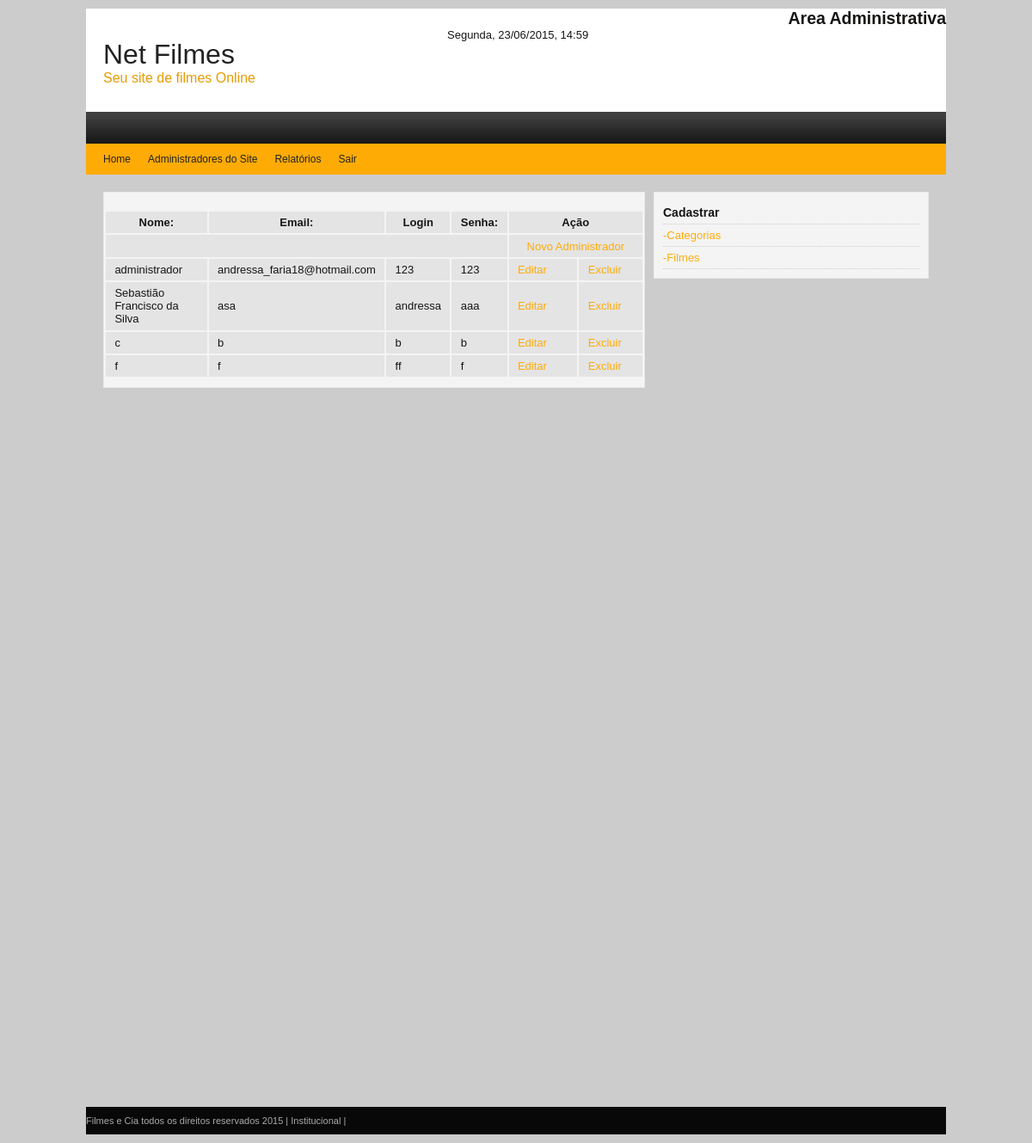
/admin/lst_usuario.php, run on the app's committed database.
### tables this page shows
CREATE TABLE IF NOT EXISTS `administracao` (
  `id_adm` bigint(20) unsigned NOT NULL AUTO_INCREMENT,
  `nome` varchar(200) NOT NULL,
  `email` varchar(200) NOT NULL,
  `login` varchar(30) NOT NULL,
  `senha` varchar(20) NOT NULL,
  PRIMARY KEY (`id_adm`),
  UNIQUE KEY `id_adm` (`id_adm`)
);

### admin/lst_usuario.php (the view, shortened to what this page needs)
<?php
	include 'cabecalho.php';
 ?>
<!DOCTYPE html PUBLIC "-//W3C//DTD XHTML 1.0 Transitional//EN" "http://www.w3.org/TR/xhtml1/DTD/xhtml1-transitional.dtd">
<html xmlns="http://www.w3.org/1999/xhtml">
	<head>
		<link href="style.css" rel="stylesheet" type="text/css" media="screen" />
	</head>
<body>
	<div id="fundo"   >
		<div id="tabzine" >
			<div id="content" >
				<div class="cover">
  					<table>
  						  <tr>
    						  <td>
                              		<b><center>Nome: </center></b>
                              </td>
      						  <td>
                              		<b><center> Email:</center></b>
                              </td>
      						  <td>
	  								<center> <b>Login</b></center>
                              </td>
	  						  <td>
	  						        <center> <b>Senha:</b></center>
                              </td>
	 						  <td colspan="2">
	  								<center> <b>A&ccedil;&atilde;o</center>
	  						  </td>
	 					 </tr>
    					 <tr>
							 <td colspan="4"></td>
							 <td colspan="3"><div align="center"><a href="NovoUsuario.php">Novo Administrador </a> </div></td>
    					</tr>
  						<?php
							$sql = mysql_query("SELECT * from administracao");
							while($coluna = mysql_fetch_array($sql)){ ?>
    					<tr>
     						 <td><?php echo $coluna['nome'];?></td>
	 			 			 <td><?php echo $coluna['email']; ?> </td>
	 						 <td><?php echo $coluna['login']; ?> </td>
	 						 <td><?php echo $coluna['senha']; ?> </td>
      						<td width="13%"><a href="lst_alterarUsuario.php?id_adm= <?php echo $coluna["id_adm"];?>">Editar</a></td>
      						<td width="12%"><a href="deleta_usuario.php?id_adm=<?php echo $coluna["id_adm"] ;?>" onclick="return confirm('Tem certeza que deseja deletar?'); return false;">Excluir</a></td>
    					</tr>
   					   <?php } ?>
  				</table>
		  </div>
     </div>
</div>
			<?php
				include 'menu.php'; ?>
    </div>
		   <?php include 'rodape.php'; ?>
</body>
</html>

### admin/cabecalho.php (shortened to what this page needs)
<!DOCTYPE html PUBLIC "-//W3C//DTD XHTML 1.0 Transitional//EN" "http://www.w3.org/TR/xhtml1/DTD/xhtml1-transitional.dtd">
<html xmlns="http://www.w3.org/1999/xhtml">
<head>
	<link href="style.css" rel="stylesheet" type="text/css" media="screen" />
</head>
<body>
	<div id="cabecalho">
		<div id="top">
			<div class="texto">
				<h1>Net Filmes</h1>
				<h2>Seu site de filmes Online</h2>
			</div>
					<h2 align="right">Area Administrativa</h2>
				<?php
                $dia_da_semana = array("Domingo","Segunda","Terça","Quarta","Quinta","Sexta","Sábado");
                $num_dia = date('w');
                $dia_extenso = $dia_da_semana[$num_dia -1];
                echo $dia_extenso.", ".date("d/m/Y").", ".date("H:i");
                ?>
			</div>
	<div id="barra"></div>
	<div id="barra2">
		<div id="menu">
			<ul>
				<li><a href="index.php">Home</a></li>
				<li><a href="lst_usuario.php">Administradores do Site</a></li>
                <li><a href="relatorio.php">Relatórios</a></li>
				<li><a href="sair.php">Sair</a></li>
			</ul>
		</div>
	</div>
</div>
</body>
</html>

### admin/menu.php (shortened to what this page needs)
<!DOCTYPE html PUBLIC "-//W3C//DTD XHTML 1.0 Transitional//EN" "http://www.w3.org/TR/xhtml1/DTD/xhtml1-transitional.dtd">
<html xmlns="http://www.w3.org/1999/xhtml">
<head>
<link href="style.css" rel="stylesheet" type="text/css" media="screen" />
</head>
<body>
<div class="right">
    <div class="featbox rounded">
        <div class="featlist ">
			<div class="fblock">
				<h3 class="sidetitl rounded">Cadastrar</h3>
    		</div>
			<div class="fblock">
	    		<a href="lst_categoria.php">-Categorias</a>
			</div>
			<div class="fblock">
	    		<a href="lst_filmes.php">-Filmes</a>
			</div>
		</div>
	  </div>
</div>
</body>
</html>

### admin/rodape.php (shortened to what this page needs)
<!DOCTYPE html PUBLIC "-//W3C//DTD XHTML 1.0 Transitional//EN" "http://www.w3.org/TR/xhtml1/DTD/xhtml1-transitional.dtd">
<html xmlns="http://www.w3.org/1999/xhtml">
<head>
</head>
<body>
	<div id="footer">
			Filmes e Cia todos os direitos reservados 2015  |
			<a href="institucional.php">Institucional	|</a>
	</div>
</body>
</html>

### admin/style.css (style rules this page uses)
html, body, div, span, h1, h2, h3, h4, h5, h6, p,cabecalho, font, ol, ul, li, fieldset, form, label, table,center, u, b, i { margin: 0px; padding: 0px; }
body { margin:0 auto; padding:0px 0px 0px 0px; background:#CCCCCC; font-family:Arial,Tahoma,Century gothic, sans-serif; color:#161514; font-size:13px; }
a { color:#FFAB06; text-decoration:none; outline:none; }
table { margin: 10px 0 10px; }
table td, table th { text-align: left; padding: .4em .8em; }
table td { background: #e4e4e4; }
#cabecalho { width:1000px; margin:10px auto; position:relative; background:#fff; }
#fundo { height:1100px; margin:auto; width:1000px; }
#top { height:120px; margin:auto; width:1000px; position:relative; }
.texto { width:400px; margin:35px 0 0 0px; height:70px; text-align:left; float:left; padding-left:20px; }
.texto h1 { font-size:32px; padding:0 0 0px 0; font-weight:normal; color:#222; }
.texto h2 { margin:0px 0px 0px 0px; font-size:16px; font-weight:normal; color: #e89b05; }
#barra { height:37px; display:block; padding:0px 0 0px 0px; font: 12px Arial,Tahoma,Century gothic,verdana, sans-serif ; font-weight:normal; background:url(images/menu.png) repeat-x; }
#barra2 { height:36px; display:block; padding:0px 0 0px 0px; font: 12px Arial, Tahoma,Century gothic,verdana, sans-serif; font-weight:normal; float:left; width:1000px; background:#ffab06; }
#menu { margin:0px 10px; padding: 0px; height:36px; overflow:hidden; }
#menu ul { float: left; list-style: none; margin: 0px; padding: 0px; }
#menu li { float: left; list-style: none; margin: 0px; padding: 0px; }
#menu li a, #menu li a:link, #menu li a:visited { color:#232323; display: block; margin: 0px; padding: 0px 10px ; line-height:36px; }
#content { float:left; width: 628px; height:100%; padding:10px 0px 0px 0px; margin:20px 0px 0px 20px; display:inline; overflow:hidden; background:#f4f4f4; border:1px solid #eaeaea; }
.right { float:right; width:320px; padding:20px 0px 0px 0; display:inline; margin-right:20px; overflow:hidden; }
#footer { padding:10px 0 10px 0px; color:#aaa; font-size:11px; width:1000px; margin:10px auto; background:#080808 ; }
#footer a:link , #footer a:visited { color:#aaa; }
.featbox { padding:10px; background:#F4F4F4; margin:0px 0px 10px 0px; border:1px solid #eaeaea; }
.fblock { border-bottom:1px dotted #ccc; padding:5px 0px!important; }
.fblock h3 { font-size:14px; font-weight:bold; padding:0px 0px 0px 0px; }

### data on the page
administracao: nome "administrador", email "andressa_faria18@hotmail.com", login "123", senha "123"
administracao: nome "Sebastião Francisco da Silva", email "asa", login "andressa", senha "aaa"
administracao: nome "c", email "b", login "b", senha "b"
administracao: nome "f", email "f", login "ff", senha "f"
